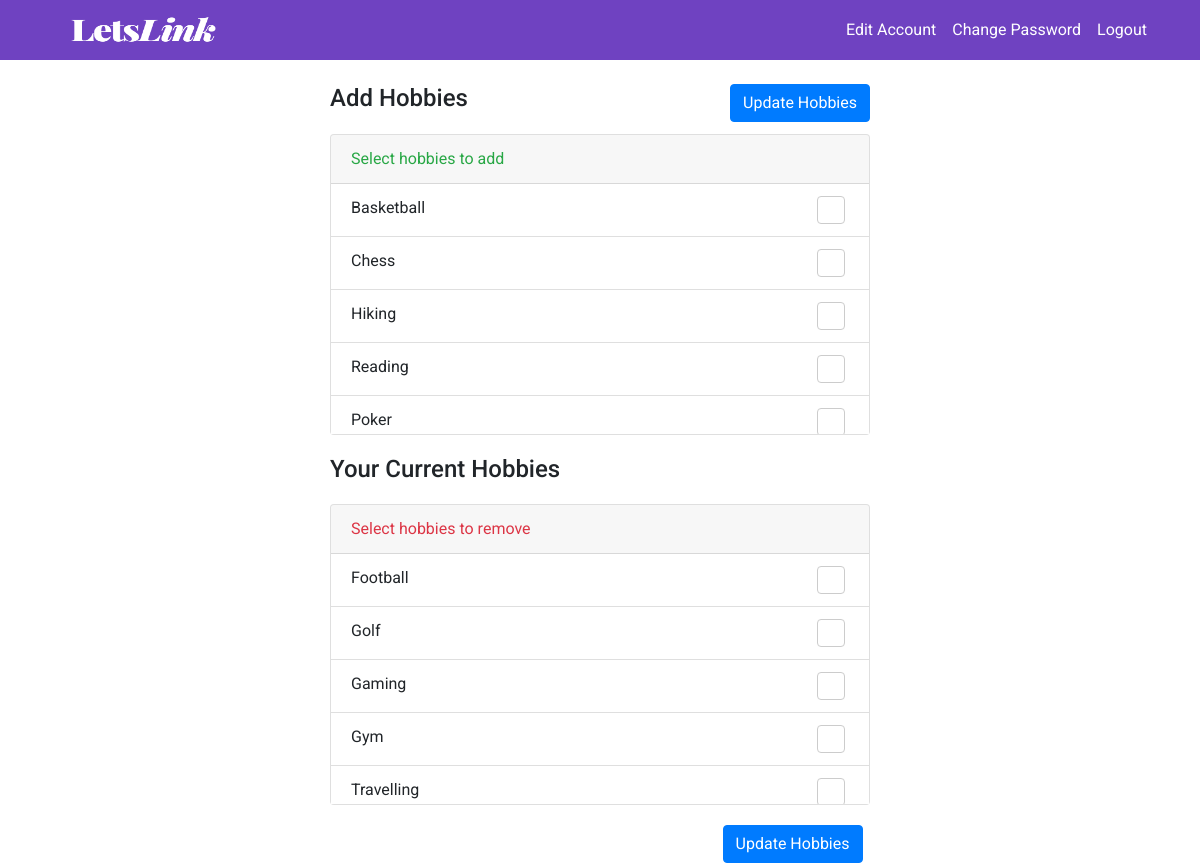
Screenshot of /mainApp/addHobbies/ (signed in) with the database file from the repository.
### mainApp/models.py (models this page shows, shortened)
class Hobby(models.Model):
    hobbyName = models.CharField(max_length=100)
    users = models.ManyToManyField(UserProfile)

### mainApp/views.py (the view)
    def check_loggedin(request):
        if 'username' in request.session:
            username = request.session['username']
            user = UserProfile.objects.get(username=username)
            return view(request, user)
        else:
            return render(request,'mainApp/loginError.html')

### mainApp/views.py (called while the page is built)
def loggedin(view):
    def check_loggedin(request):
        if 'username' in request.session:
            username = request.session['username']
            user = UserProfile.objects.get(username=username)
            return view(request, user)
        else:
            return render(request,'mainApp/loginError.html')
    return check_loggedin

@loggedin
def addHobbiesOpen(request, user):
    hobbyList = []
    currentHobbies = []
    current = Hobby.objects.filter(users=user)
    for hobby in current:
        currentHobbies.append(hobby.hobbyName)
    hobbyObj = Hobby.objects.all().values_list('hobbyName', flat=True)
    for name in hobbyObj:
        if name not in currentHobbies:
            hobbyList.append(name)
    return render(request, 'mainApp/addHobbies.html', {'hobbyList': hobbyList, 'currentHobbyList': currentHobbies})

### mainApp/templates/mainApp/addHobbies.html (shortened to what this page needs)
{% extends "mainApp/base.html" %}
{% load static %}
{% block content %}
<link rel="stylesheet" type="text/css" href="{% static 'mainApp/addHobbies.css' %}">
<div class="main">
  <div class="container">
    <form class="addHobbies" action="{% url 'addHobbiesSubmit' %}" method="post">
      <br>
      {% if hobbyList %}
      <div class="row">
        <div class="col-md-6 offset-md-3">
          <div class="d-inline">
          <h4 class="d-inline-block float-left">Add Hobbies</h4>
            <button type="submit" class="btn btn-primary d-inline-block float-right">Update Hobbies</button>
            </div>
          <div class="card card-style1">
            <div class="card-header text-success ">Select hobbies to add</div>
            <div class="my-hobbies">
                  <ul class="list-group list-group-flush">
            {% for hobby in hobbyList %}
            <li class="list-group-item">
                {{hobby}}
                <label class="checkbox">
                  <span class="primary"></span>
                </label>
              </li>
                  {% endfor %}
            </ul>
            </div>
          </div>
        </div>
      </div>
      {% endif %}
      {% if currentHobbyList %}
      <div class="row">
        <div class="col-md-6 offset-md-3">
          <h4 class="current-hobbies">Your Current Hobbies</h4>
          <div class="card card-style2">
            <div class="card-header text-danger">Select hobbies to remove</div>
              <div class="my-hobbies">
                    <ul class="list-group list-group-flush">
            {% for hobby in currentHobbyList %}
              <li class="list-group-item">
                {{hobby}}
                <label class="checkbox">
                  <span class="danger"></span>
                </label>
              </li>
              {% endfor %}
            </ul>
            </div>
          </div>
        </div>
      </div>
      {% endif %}
      <div class="col-md-6 offset-md-3">
      <button type="submit" class="btn btn-primary float-right">Update Hobbies</button>
      </div>
    </form>
  </div>
</div>
{% endblock %}

### mainApp/static/mainApp/homePage.css (style rules this page uses)
body { font-family: 'Roboto', sans-serif !important; }

### mainApp/static/mainApp/addHobbies.css (style rules this page uses)
.checkbox { background-color:#fff;display:inline-block;height:28px;margin:0 .25em;width:28px;border-radius:4px;border:1px solid #ccc;float:right }
.checkbox span { display:block;height:28px;position:relative;width:28px;padding:0 }
.checkbox span:after { -moz-transform:scaleX(-1) rotate(135deg);-ms-transform:scaleX(-1) rotate(135deg);-webkit-transform:scaleX(-1) rotate(135deg);transform:scaleX(-1) rotate(135deg);-moz-transform-origin:left top;-ms-transform-origin:left top;-webkit-transform-origin:left top;transform-origin:left top;border-right:4px solid #fff;border-top:4px solid #fff;content:'';display:block;height:20px;left:3px;position:absolute;top:15px;width:10px }
.my-hobbies { height: 250px; overflow-y: auto; }
.card-style1 { margin:50px 0; }
.card-style2 { margin:20px 0; }
.current-hobbies { margin-top: -30px; }

### rows the page displays
Hobby: currentHobbyList "Football"
Hobby: currentHobbyList "Golf"
Hobby: currentHobbyList "Gaming"
Hobby: currentHobbyList "Gym"
Hobby: currentHobbyList "Travelling"

### other values shown
{{ hobby }} "Basketball" "Chess" "Hiking" "Reading" "Poker"
